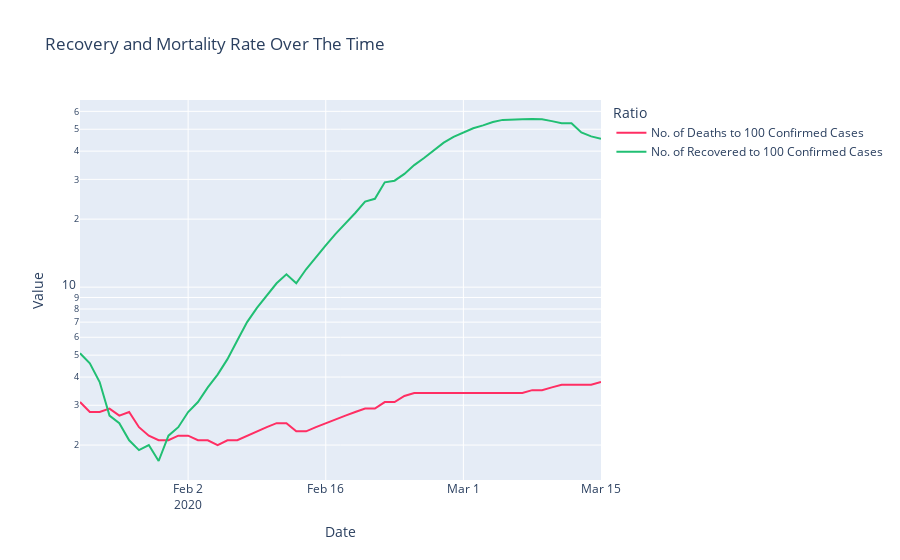

Notebook code cell kept with this figure:
### Code cell
#hide
temp = full_table.groupby('Date').sum().reset_index()

# adding two more columns
temp['No. of Deaths to 100 Confirmed Cases'] = round(temp['Deaths']/temp['Confirmed'], 3)*100
temp['No. of Recovered to 100 Confirmed Cases'] = round(temp['Recovered']/temp['Confirmed'], 3)*100
# temp['No. of Recovered to 1 Death Case'] = round(temp['Recovered']/temp['Deaths'], 3)

temp = temp.melt(id_vars='Date', value_vars=['No. of Deaths to 100 Confirmed Cases', 'No. of Recovered to 100 Confirmed Cases'], 
                 var_name='Ratio', value_name='Value')

fig = px.line(temp, x="Date", y="Value", color='Ratio', log_y=True, 
              title='Recovery and Mortality Rate Over The Time', color_discrete_sequence=[dth, rec])
fig.show()

### Figure 1 — Plotly figure (JSON) as saved in the notebook; plotly's stock layout.template omitted (floating-point values rounded to 4 significant figures)
{"data": [{"hoverlabel": {"namelength": 0}, "hovertemplate": "Ratio=No. of Deaths to 100 Confirmed Cases<br>Date=%{x}<br>Value=%{y}", "legendgroup": "No. of Deaths to 100 Confirmed Cases", "line": {"color": "#ff2e63", "dash": "solid"}, "mode": "lines", "name": "No. of Deaths to 100 Confirmed Cases", "showlegend": true, "type": "scatter", "x": ["2020-01-22T00:00:00", "2020-01-23T00:00:00", "2020-01-24T00:00:00", "2020-01-25T00:00:00", "2020-01-26T00:00:00", "2020-01-27T00:00:00", "2020-01-28T00:00:00", "2020-01-29T00:00:00", "2020-01-30T00:00:00", "2020-01-31T00:00:00", "2020-02-01T00:00:00", "2020-02-02T00:00:00", "2020-02-03T00:00:00", "2020-02-04T00:00:00", "2020-02-05T00:00:00", "2020-02-06T00:00:00", "2020-02-07T00:00:00", "2020-02-08T00:00:00", "2020-02-09T00:00:00", "2020-02-10T00:00:00", "2020-02-11T00:00:00", "2020-02-12T00:00:00", "2020-02-13T00:00:00", "2020-02-14T00:00:00", "2020-02-15T00:00:00", "2020-02-16T00:00:00", "2020-02-17T00:00:00", "2020-02-18T00:00:00", "2020-02-19T00:00:00", "2020-02-20T00:00:00", "2020-02-21T00:00:00", "2020-02-22T00:00:00", "2020-02-23T00:00:00", "2020-02-24T00:00:00", "2020-02-25T00:00:00", "2020-02-26T00:00:00", "2020-02-27T00:00:00", "2020-02-28T00:00:00", "2020-02-29T00:00:00", "2020-03-01T00:00:00", "2020-03-02T00:00:00", "2020-03-03T00:00:00", "2020-03-04T00:00:00", "2020-03-05T00:00:00", "2020-03-06T00:00:00", "2020-03-07T00:00:00", "2020-03-08T00:00:00", "2020-03-09T00:00:00", "2020-03-10T00:00:00", "2020-03-11T00:00:00", "2020-03-12T00:00:00", "2020-03-13T00:00:00", "2020-03-14T00:00:00", "2020-03-15T00:00:00"], "xaxis": "x", "y": [3.1, 2.8, 2.8, 2.9, 2.7, 2.8, 2.4, 2.2, 2.1, 2.1, 2.2, 2.2, 2.1, 2.1, 2, 2.1, 2.1, 2.2, 2.3, 2.4, 2.5, 2.5, 2.3, 2.3, 2.4, 2.5, 2.6, 2.7, 2.8, 2.9, 2.9, 3.1, 3.1, 3.3, 3.4, 3.4, 3.4, 3.4, 3.4, 3.4, 3.4, 3.4, 3.4, 3.4, 3.4, 3.4, 3.5, 3.5, 3.6, 3.7, 3.7, 3.7, 3.7, 3.8], "yaxis": "y"}, {"hoverlabel": {"namelength": 0}, "hovertemplate": "Ratio=No. of Recovered to 100 Confirmed Cases<br>Date=%{x}<br>Value=%{y}", "legendgroup": "No. of Recovered to 100 Confirmed Cases", "line": {"color": "#21bf73", "dash": "solid"}, "mode": "lines", "name": "No. of Recovered to 100 Confirmed Cases", "showlegend": true, "type": "scatter", "x": ["2020-01-22T00:00:00", "2020-01-23T00:00:00", "2020-01-24T00:00:00", "2020-01-25T00:00:00", "2020-01-26T00:00:00", "2020-01-27T00:00:00", "2020-01-28T00:00:00", "2020-01-29T00:00:00", "2020-01-30T00:00:00", "2020-01-31T00:00:00", "2020-02-01T00:00:00", "2020-02-02T00:00:00", "2020-02-03T00:00:00", "2020-02-04T00:00:00", "2020-02-05T00:00:00", "2020-02-06T00:00:00", "2020-02-07T00:00:00", "2020-02-08T00:00:00", "2020-02-09T00:00:00", "2020-02-10T00:00:00", "2020-02-11T00:00:00", "2020-02-12T00:00:00", "2020-02-13T00:00:00", "2020-02-14T00:00:00", "2020-02-15T00:00:00", "2020-02-16T00:00:00", "2020-02-17T00:00:00", "2020-02-18T00:00:00", "2020-02-19T00:00:00", "2020-02-20T00:00:00", "2020-02-21T00:00:00", "2020-02-22T00:00:00", "2020-02-23T00:00:00", "2020-02-24T00:00:00", "2020-02-25T00:00:00", "2020-02-26T00:00:00", "2020-02-27T00:00:00", "2020-02-28T00:00:00", "2020-02-29T00:00:00", "2020-03-01T00:00:00", "2020-03-02T00:00:00", "2020-03-03T00:00:00", "2020-03-04T00:00:00", "2020-03-05T00:00:00", "2020-03-06T00:00:00", "2020-03-07T00:00:00", "2020-03-08T00:00:00", "2020-03-09T00:00:00", "2020-03-10T00:00:00", "2020-03-11T00:00:00", "2020-03-12T00:00:00", "2020-03-13T00:00:00", "2020-03-14T00:00:00", "2020-03-15T00:00:00"], "xaxis": "x", "y": [5.1, 4.6, 3.8, 2.7, 2.5, 2.1, 1.9, 2, 1.7, 2.2, 2.4, 2.8, 3.1, 3.6, 4.1, 4.8, 5.8, 7.0, 8.1, 9.2, 10.4, 11.4, 10.4, 12, 13.6, 15.3, 17.2, 19.1, 21.3, 23.9, 24.6, 29.1, 29.6, 31.7, 34.7, 37.3, 40.2, 43.6, 46.3, 48.3, 50.5, 52, 53.8, 55.0, 55.0, 55.3, 55.5, 55.3, 54.3, 53.2, 53.2, 48.4, 46.5, 45.4], "yaxis": "y"}], "layout": {"legend": {"title": {"text": "Ratio"}, "tracegroupgap": 0}, "title": {"text": "Recovery and Mortality Rate Over The Time"}, "xaxis": {"anchor": "y", "domain": [0, 1], "title": {"text": "Date"}}, "yaxis": {"anchor": "x", "domain": [0, 1], "title": {"text": "Value"}, "type": "log"}}}
